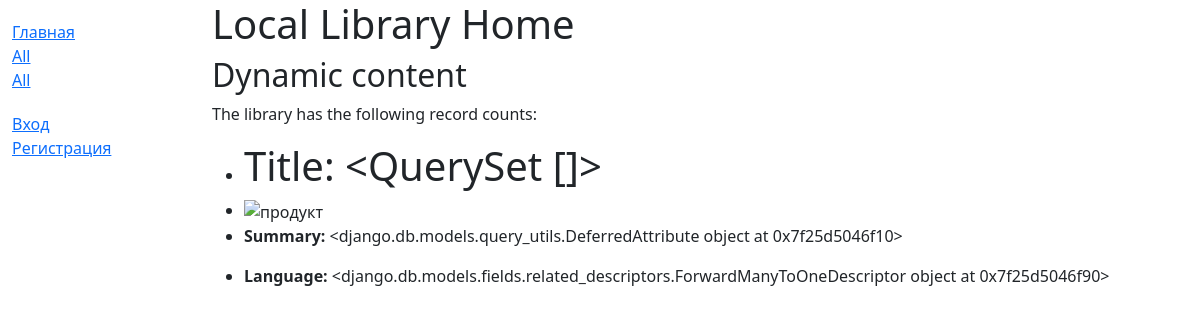
Before: / with the older database file.
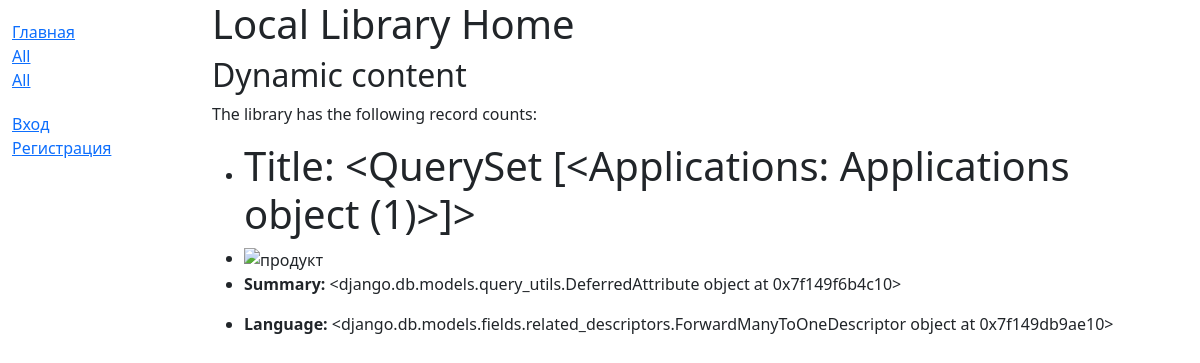
After: the same page with the newer database file.
### MySite/models.py (models this page shows)
class Applications(models.Model):
    title = models.CharField(max_length=100)
    deck = models.TextField(max_length=1000, default='something')
    category = models.ForeignKey('category', on_delete=models.SET_NULL, null=True)
    image = models.ImageField(upload_to='')

### MySite/views.py (the view)
# urls.py: path('', views.index, name='index'),
def index(request):
    Applications_title = Applications.objects.all()
    Applications_deck = Applications.deck
    Applications_category = Applications.category
    return render(request, 'index.html', context={'Applications_title': Applications_title,
                                                 'Applications_deck': Applications_deck,
                                                 'Applications_category': Applications_category})

### MySite/templates/index.html
{% extends "base.html" %}
{% block content %}
<h1>Local Library Home</h1>
<h2>Dynamic content</h2>
<p>The library has the following record counts:</p>
<ul>
    <li><h1>Title: {{ Applications_title }}</h1></li>
    <li><img src="{{MEDIA_URL}}{{ Forest.jpg }}" alt="продукт"></li>
    <li><p><strong>Summary:</strong> {{ Applications_deck }}</p></li>
    <li><p><strong>Language:</strong> {{ Applications_category }}</p></li>
</ul>
{% endblock %}

### MySite/templates/base.html (shortened to what this page needs)
<!DOCTYPE html>
<html lang="en">
<head>
    <link href="https://cdn.jsdelivr.net/npm/bootstrap@5.1.3/dist/css/bootstrap.min.css" rel="stylesheet"
>
    {% load static %}
    <link rel="stylesheet" href="{% static 'css/style.css' %}">
</head>
<body>
<div class="container-fluid">
    <div class="row">
        <div class="col-sm-2">
            {% block sidebar %}
            <ul class="sidebar-nav">
                <li><a href="{% url 'index' %}">Главная</a></li>
                <li><a href="">All</a></li>
                <li><a href="">All</a></li>
            </ul>
            <ul class="sidebar-nav">
                {% if user.is_authenticated %}
                <li>Пользователь: {{ user.get_username }}</li>
                <li><a href="">Мои заказы</a></li>
                <li><a href="{% url 'logout' %}?next={{ request.path }}">Выход</a></li>
                {% else %}
                <li><a href="{% url 'login' %}?next={{ request.path }}">Вход</a></li>
                <li><a href="{% url 'register' %}">Регистрация</a></li>
                {% endif %}
            </ul>
            {% endblock %}
        </div>
        <div class="col-sm-10 ">
            {% block content %}{% endblock %}
        </div>
    </div>
</div>
</body>
</html>

### MySite/static/css/style.css (style rules this page uses)
.sidebar-nav { margin-top: 20px; padding: 0; list-style: none; }

Changed rows visible on the page:
added Applications: id "<QuerySet [<Applications: Applications object (1)>]>"
Other visible differences:
{{ Applications_deck }}: "<django.db.models.query_utils.DeferredAttribute object at 0x7f25d5046f10>" → "<django.db.models.query_utils.DeferredAttribute object at 0x7f149f6b4c10>"
{{ Applications_category }}: "<django.db.models.fields.related_descriptors.ForwardManyToOneDescriptor object at 0x7f25d5046f90>" → "<django.db.models.fields.related_descriptors.ForwardManyToOneDescriptor object at 0x7f149db9ae10>"
{{ Applications_title }}: "<QuerySet []>" → (not shown)
